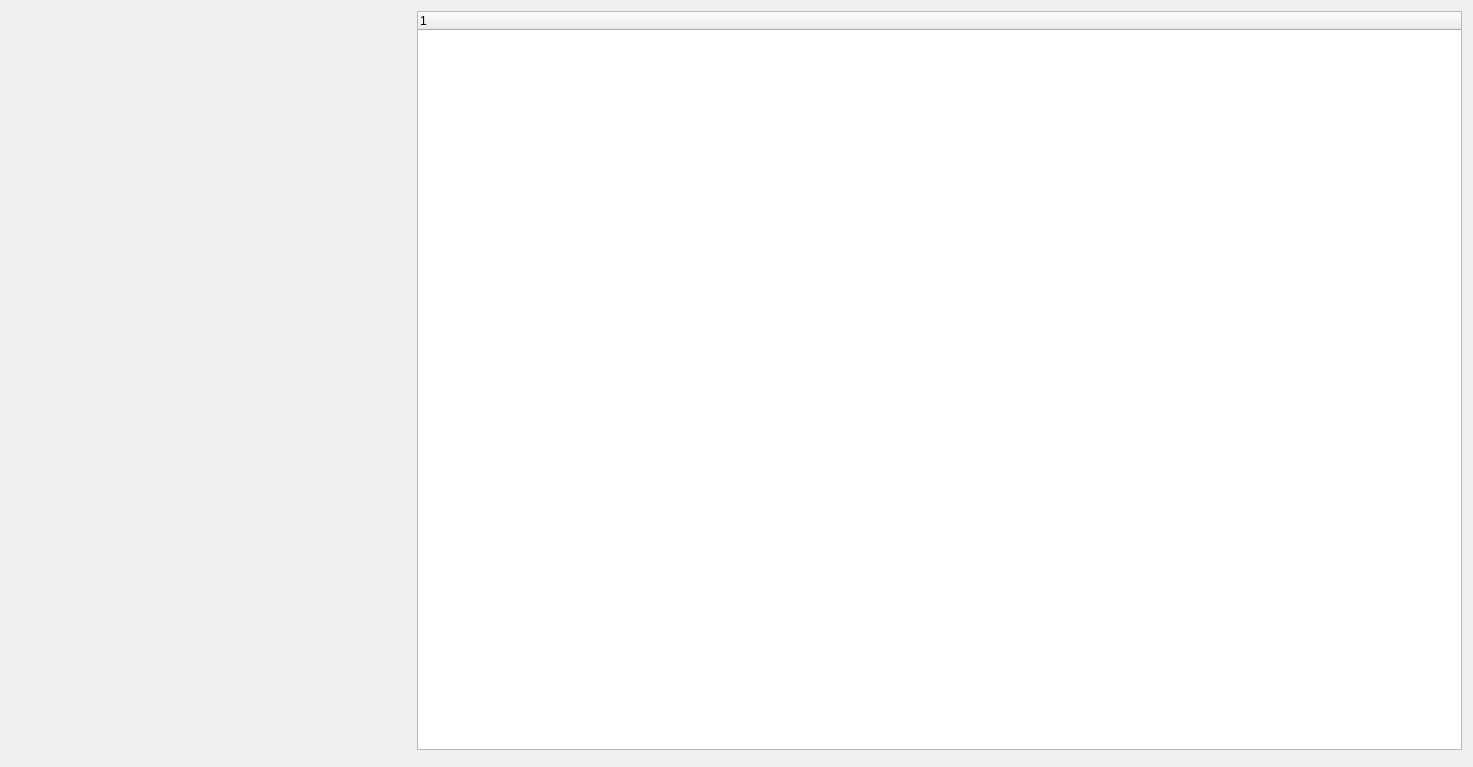
<?xml version="1.0" encoding="UTF-8"?>
<ui version="4.0">
 <class>ManageSubscriptions</class>
 <widget class="QWidget" name="ManageSubscriptions">
  <property name="geometry">
   <rect>
    <x>0</x>
    <y>0</y>
    <width>1473</width>
    <height>767</height>
   </rect>
  </property>
  <property name="windowTitle">
   <string>Form</string>
  </property>
  <layout class="QGridLayout" name="gridLayout">
   <item row="0" column="1" colspan="2">
    <widget class="QTreeWidget" name="treeWidget">
     <column>
      <property name="text">
       <string notr="true">1</string>
      </property>
     </column>
    </widget>
   </item>
   <item row="0" column="0" rowspan="2">
    <widget class="QWidget" name="widgetAdd" native="true">
     <property name="minimumSize">
      <size>
       <width>400</width>
       <height>0</height>
      </size>
     </property>
     <property name="maximumSize">
      <size>
       <width>400</width>
       <height>16777215</height>
      </size>
     </property>
     <layout class="QGridLayout" name="gridLayout_2"/>
    </widget>
   </item>
  </layout>
 </widget>
 <resources/>
 <connections/>
</ui>
